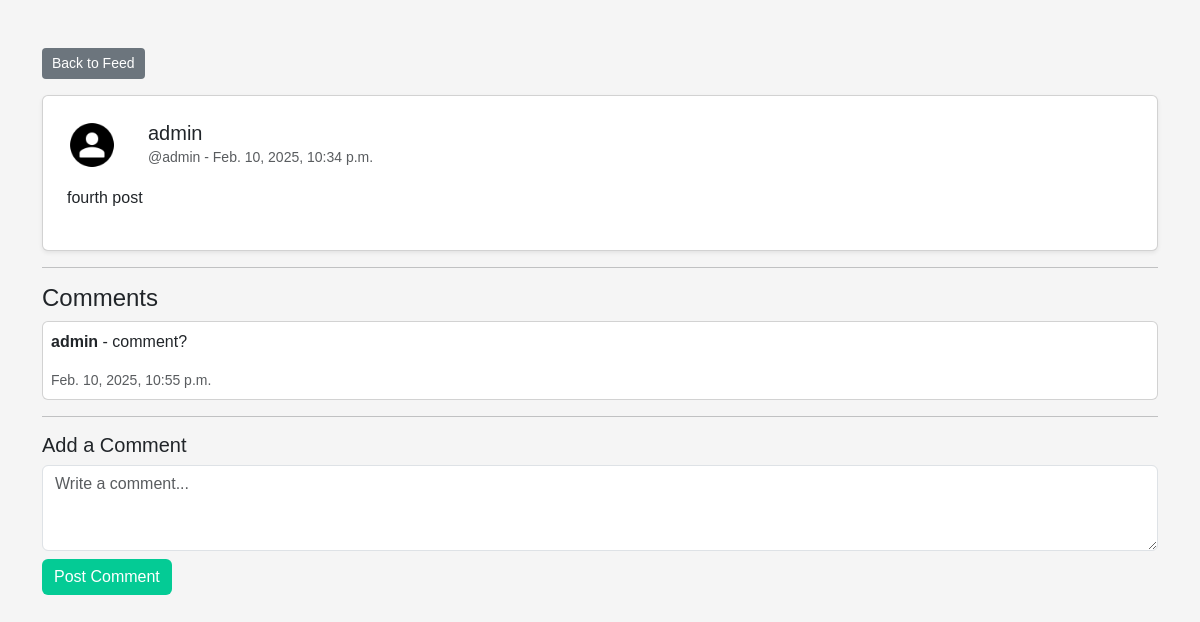
Page /post/15/ (signed in) on the earlier database version.
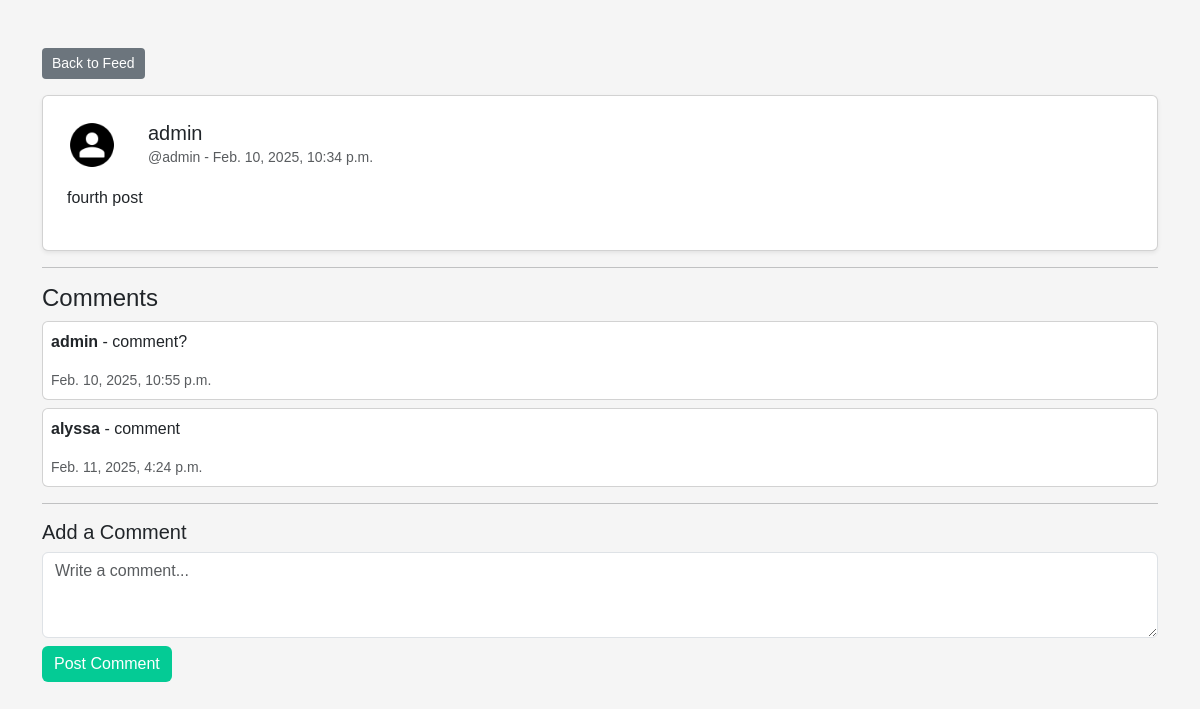
Same page on the later database version.
### webapp/models.py (models this page shows, shortened)
class Comment(models.Model):
    post = models.ForeignKey(Post, on_delete=models.CASCADE, related_name="comments")
    user = models.ForeignKey(User, on_delete=models.CASCADE)
    body = models.TextField(max_length=140)
    created_at = models.DateTimeField(auto_now_add=True)

### webapp/views.py (the view, shortened to what this page needs)
# urls.py: path("post/<int:post_id>/", views.post_view, name="post"),
@login_required
def post_view(request, post_id):
    post = get_object_or_404(Post, id=post_id)
    comments = post.comments.all()
    comment_form = CommentForm()  # ✅ Initialize the form for GET requests
    return render(request, "post.html", {"post": post, "comments": comments, "comment_form": comment_form})

### webapp/forms.py (shortened to what this page needs)
class CommentForm(forms.ModelForm):
    body = forms.CharField(required=True, max_length=140)
    class Meta:
        model = Comment
        exclude = ("user", "post")

### webapp/templates/post.html (shortened to what this page needs)
{% load static %}
<!DOCTYPE html>
<html lang="en">
<head>
    <link href="https://cdn.jsdelivr.net/npm/bootstrap@5.3.0-alpha1/dist/css/bootstrap.min.css" rel="stylesheet">
    <link rel="stylesheet" href="{% static 'css/style.css' %}">
</head>
<body>
    <div class="container mt-5">
        <a href="{% url 'feed' %}" class="btn btn-secondary mb-3">Back to Feed</a>
        <div class="card shadow-sm p-4">
            <div class="d-flex align-items-center">
                <img src="{% static 'images/default-avatar.png' %}" alt="User Avatar" class="post-avatar">
                <div class="ms-3">
                    <h5 class="mb-0">{{ post.user.username }}</h5>
                    <small class="text-muted">@{{ post.user.username|lower }} - {{ post.created_at }}</small>
                </div>
            </div>
            <div class="mt-3">
                <p>{{ post.body }}</p>
            </div>
        </div>
        <hr>
        <h4>Comments</h4>
        <div class="comments-section">
            {% for comment in comments %}
                <div class="card p-2 mt-2">
                    <p><strong>{{ comment.user.username }}</strong> - {{ comment.body }}</p>
                    <small class="text-muted">{{ comment.created_at }}</small>
                </div>
            {% empty %}
                <p class="text-muted">No comments yet.</p>
            {% endfor %}
        </div>
        <hr>
        <h5>Add a Comment</h5>
        <form method="post">
            <textarea name="body" class="form-control" rows="3" placeholder="Write a comment..."></textarea>
            <button type="submit" class="btn btn-success mt-2">Post Comment</button>
        </form>
    </div>
</body>
</html>

Differences in the rows shown:
added Comment: user.username "alyssa", body "comment", created_at "Feb. 11, 2025, 4:24 p.m."
